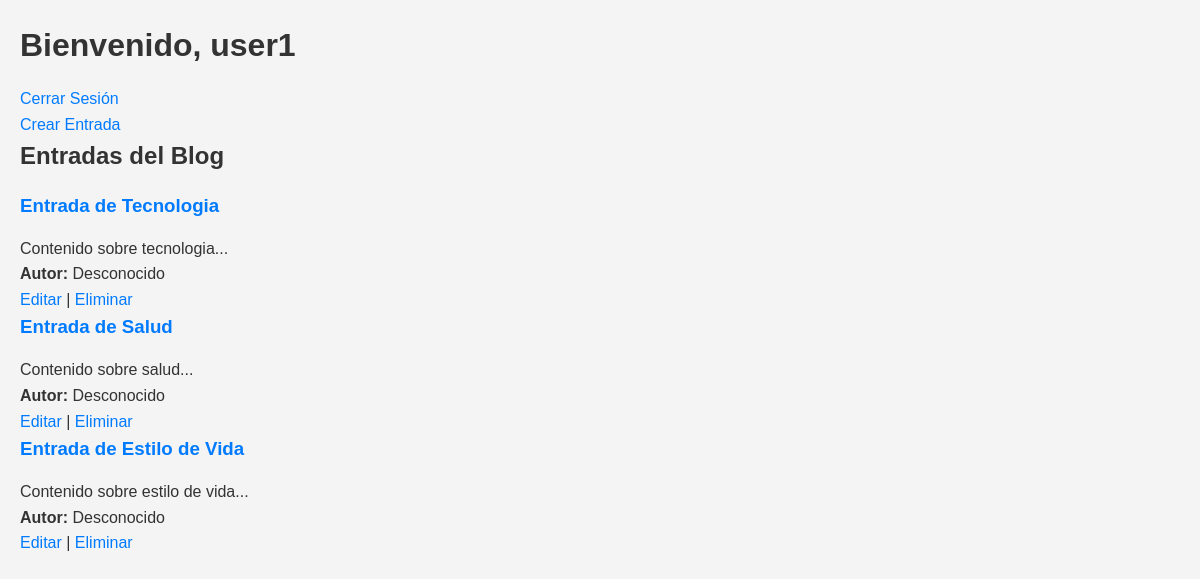
The page /views/dashboard.php (signed in) on the database its author committed.
### tables this page shows
CREATE TABLE `users` (
  `id` int(11) NOT NULL,
  `username` varchar(50) NOT NULL,
  `password` varchar(255) NOT NULL,
  `email` varchar(100) NOT NULL,
  `name` varchar(100) NOT NULL,
  `role` enum('admin','user') DEFAULT 'user',
  `created_at` timestamp NOT NULL DEFAULT current_timestamp()
);

CREATE TABLE `posts` (
  `id` int(11) NOT NULL,
  `title` varchar(255) NOT NULL,
  `content` text NOT NULL,
  `user_id` int(11) NOT NULL,
  `category_id` int(11) NOT NULL,
  `created_at` timestamp NOT NULL DEFAULT current_timestamp(),
  `author` varchar(255) NOT NULL DEFAULT 'Desconocido'
);

### models/User.php (called while the page is built, shortened)
<?php
class User {
    private $pdo;
    public function __construct($pdo) {
        $this->pdo = $pdo;
    }
    public function getUserById($id) {
        $stmt = $this->pdo->prepare("SELECT * FROM users WHERE id = ?");
        $stmt->execute([$id]);
        return $stmt->fetch(PDO::FETCH_ASSOC);
    }
}
?>

### models/Post.php (called while the page is built, shortened)
<?php
class Post {
    private $pdo;
    public function __construct($pdo) {
        $this->pdo = $pdo;
    }
    public function getAllPosts() {
        $stmt = $this->pdo->query("SELECT * FROM posts ORDER BY created_at DESC");
        return $stmt->fetchAll(PDO::FETCH_ASSOC);
    }
}
?>

### views/dashboard.php (the view, shortened to what this page needs)
<?php
require '../config/config.php';
require '../models/User.php';
require '../models/Post.php';
$userModel = new User($pdo);
$postModel = new Post($pdo);
$currentUser  = $userModel->getUserById($_SESSION['user_id']);
$posts = $postModel->getAllPosts();
?>
<!DOCTYPE html>
<html lang="es">
<head>
    <link rel="stylesheet" href="../css/styles.css">
</head>
<body>
    <header>
        <h1>Bienvenido, <?php echo htmlspecialchars($currentUser ['username']); ?></h1>
        <nav>
            <ul>
                <li><a href="logout.php">Cerrar Sesión</a></li>
                <li><a href="create_post.php">Crear Entrada</a></li>
            </ul>
        </nav>
    </header>
    <main>
        <h2>Entradas del Blog</h2>
        <?php if (count($posts) > 0): ?>
            <ul>
                <?php foreach ($posts as $post): ?>
                    <li>
                        <h3><a href="post_detail.php?id=<?php echo $post['id']; ?>"><?php echo htmlspecialchars($post['title']); ?></a></h3>
                        <p><?php echo htmlspecialchars($post['content']); ?></p>
                        <p><strong>Autor:</strong> <?php echo htmlspecialchars($post['author']); ?></p>
                        <p><a href="edit_post.php?id=<?php echo $post['id']; ?>">Editar</a> | <a href="delete_post.php?id=<?php echo $post['id']; ?>">Eliminar</a></p>
                    </li>
                <?php endforeach; ?>
            </ul>
        <?php else: ?>
            <p>No hay entradas disponibles.</p>
        <?php endif; ?>
    </main>
</body>
</html>

### css/styles.css (style rules this page uses)
* { margin: 0; padding: 0; box-sizing: border-box; }
body { font-family: Arial, sans-serif; line-height: 1.6; background-color: #f4f4f4; color: #333; padding: 20px; }
h1, h2, h3 { color: #333; margin-bottom: 15px; }
a { color: #007bff; text-decoration: none; }
ul { list-style-type: none; padding: 0; margin: 0; }

### rows shown on the page
users: username "user1"
posts: title "Entrada de Tecnologia", content "Contenido sobre tecnologia...", author "Desconocido"
posts: title "Entrada de Salud", content "Contenido sobre salud...", author "Desconocido"
posts: title "Entrada de Estilo de Vida", content "Contenido sobre estilo de vida...", author "Desconocido"
